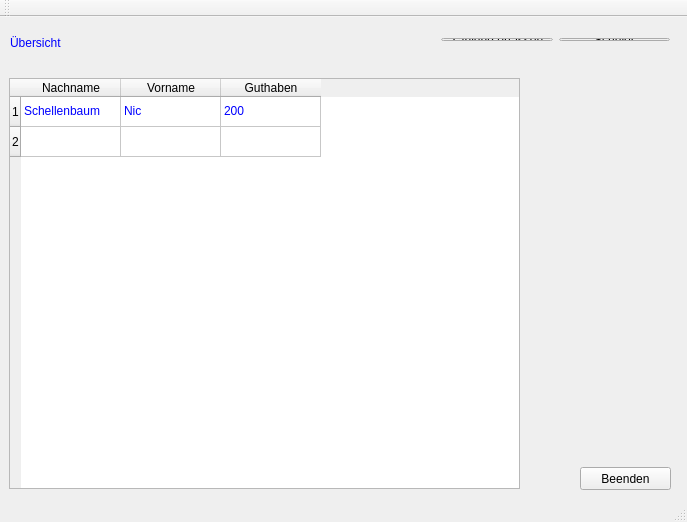
<?xml version="1.0" encoding="UTF-8"?>
<ui version="4.0">
 <class>MainWindow</class>
 <widget class="QMainWindow" name="MainWindow">
  <property name="geometry">
   <rect>
    <x>0</x>
    <y>0</y>
    <width>687</width>
    <height>522</height>
   </rect>
  </property>
  <property name="windowTitle">
   <string>Maturarbeit</string>
  </property>
  <widget class="QWidget" name="centralWidget">
   <widget class="QTableWidget" name="tableWidget">
    <property name="geometry">
     <rect>
      <x>9</x>
      <y>61</y>
      <width>511</width>
      <height>411</height>
     </rect>
    </property>
    <property name="styleSheet">
     <string notr="true">QTableWidget {
	color: rgb(0, 0, 255);
	border-collapse: collapse;
}</string>
    </property>
    <property name="showGrid">
     <bool>true</bool>
    </property>
    <property name="gridStyle">
     <enum>Qt::SolidLine</enum>
    </property>
    <row>
     <property name="text">
      <string>1</string>
     </property>
    </row>
    <row>
     <property name="text">
      <string>2</string>
     </property>
    </row>
    <column>
     <property name="text">
      <string>Nachname</string>
     </property>
    </column>
    <column>
     <property name="text">
      <string>Vorname</string>
     </property>
    </column>
    <column>
     <property name="text">
      <string>Guthaben</string>
     </property>
    </column>
    <item row="0" column="0">
     <property name="text">
      <string>Schellenbaum</string>
     </property>
    </item>
    <item row="0" column="1">
     <property name="text">
      <string>Nic</string>
     </property>
    </item>
    <item row="0" column="2">
     <property name="text">
      <string>200</string>
     </property>
    </item>
    <item row="1" column="0">
     <property name="text">
      <string/>
     </property>
    </item>
   </widget>
   <widget class="QPushButton" name="quitButton">
    <property name="geometry">
     <rect>
      <x>580</x>
      <y>450</y>
      <width>91</width>
      <height>23</height>
     </rect>
    </property>
    <property name="text">
     <string>Beenden</string>
    </property>
   </widget>
   <widget class="QLabel" name="label">
    <property name="geometry">
     <rect>
      <x>10</x>
      <y>10</y>
      <width>161</width>
      <height>31</height>
     </rect>
    </property>
    <property name="styleSheet">
     <string notr="true">QLabel {
	color: blue;
	font: 20pt &quot;MS Shell Dlg 2&quot;;
}</string>
    </property>
    <property name="text">
     <string>Übersicht</string>
    </property>
   </widget>
   <widget class="QWidget" name="">
    <property name="geometry">
     <rect>
      <x>430</x>
      <y>10</y>
      <width>251</width>
      <height>25</height>
     </rect>
    </property>
    <layout class="QHBoxLayout" name="horizontalLayout">
     <item>
      <widget class="QPushButton" name="pushButton">
       <property name="text">
        <string>Zahlung erfassen</string>
       </property>
      </widget>
     </item>
     <item>
      <widget class="QPushButton" name="pushButton_2">
       <property name="text">
        <string>Schüler</string>
       </property>
      </widget>
     </item>
    </layout>
   </widget>
  </widget>
  <widget class="QToolBar" name="mainToolBar">
   <attribute name="toolBarArea">
    <enum>TopToolBarArea</enum>
   </attribute>
   <attribute name="toolBarBreak">
    <bool>false</bool>
   </attribute>
  </widget>
  <widget class="QStatusBar" name="statusBar"/>
 </widget>
 <layoutdefault spacing="6" margin="11"/>
 <resources/>
 <connections/>
</ui>
